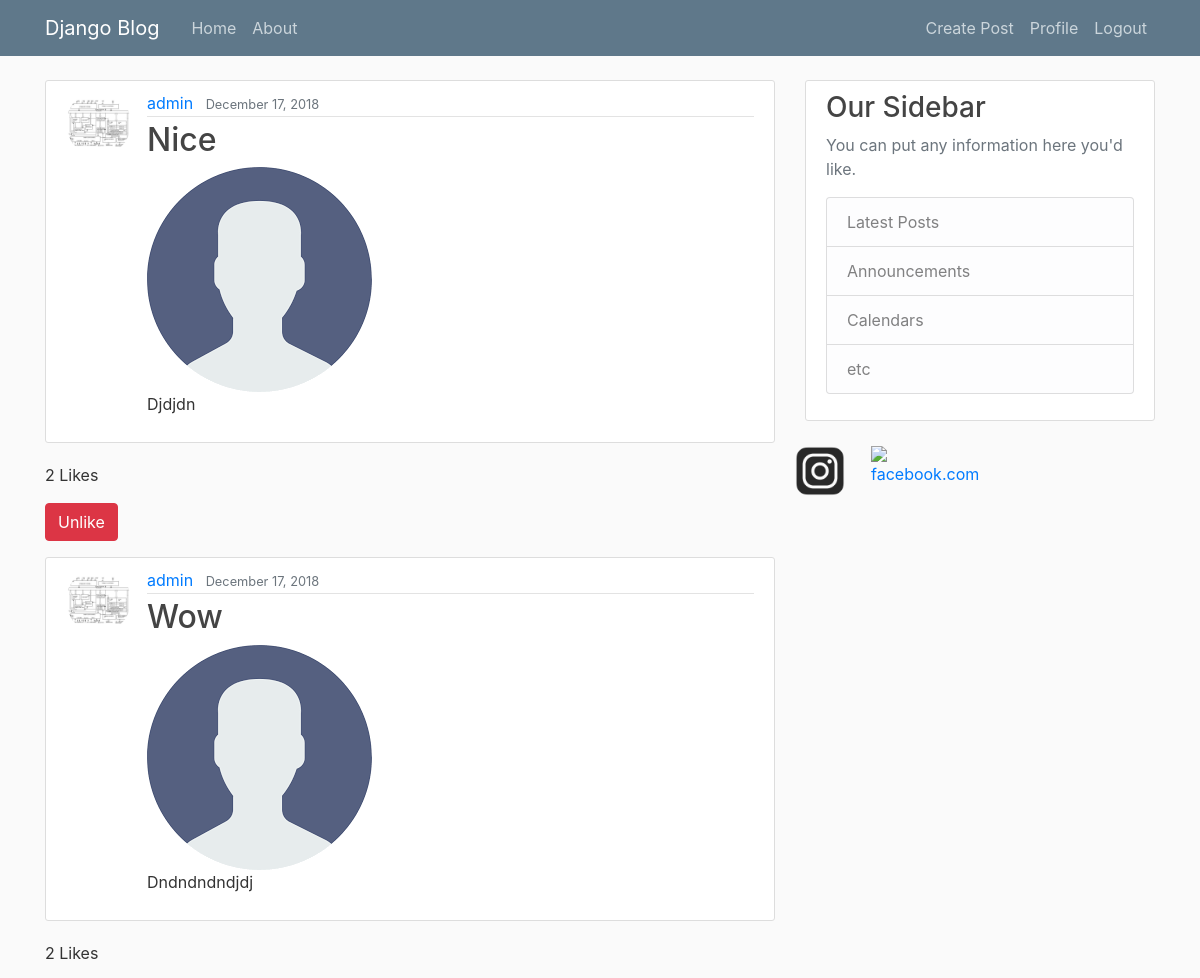
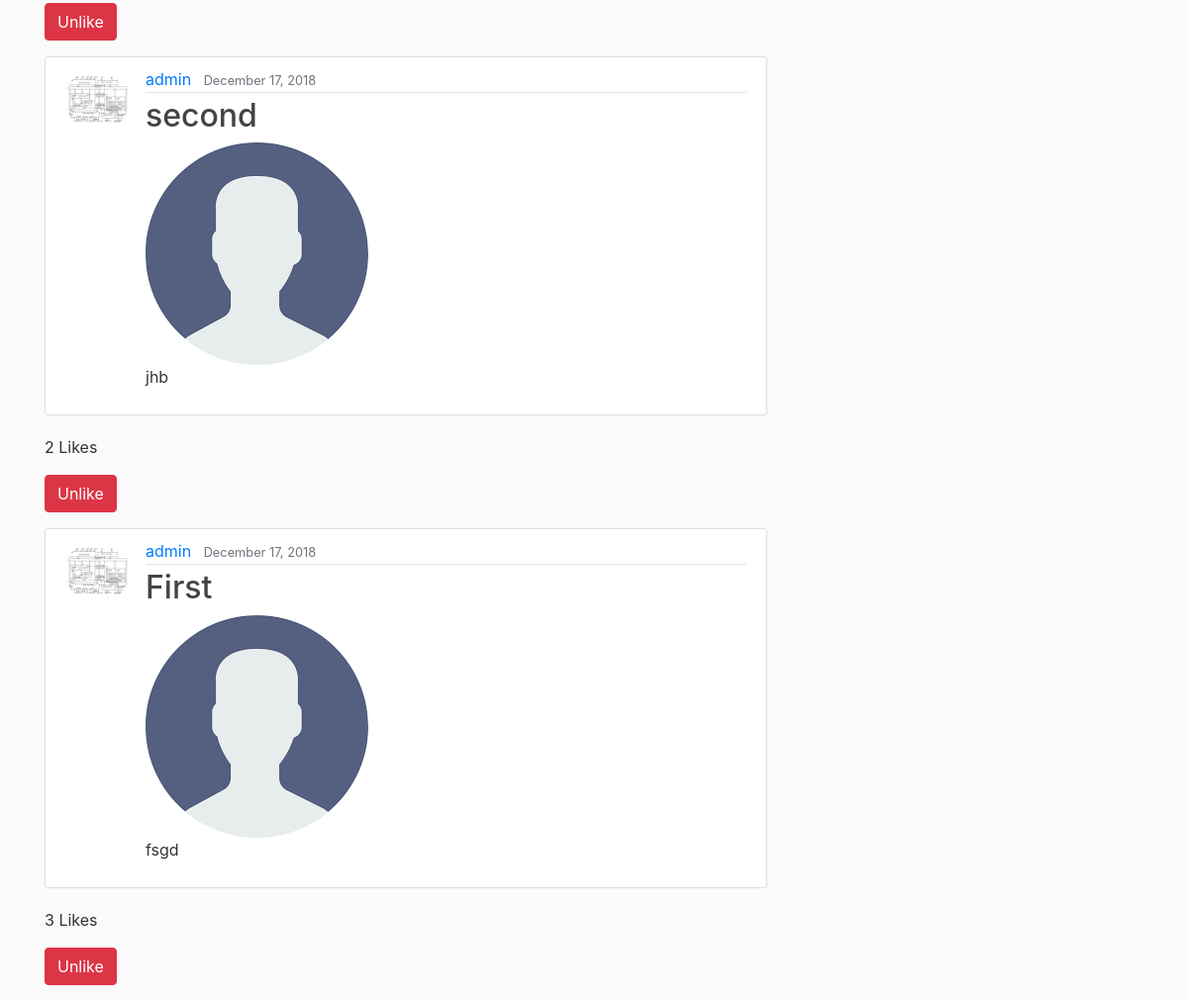
Before: / (signed in) with the older database file (2 pictures, top to bottom).
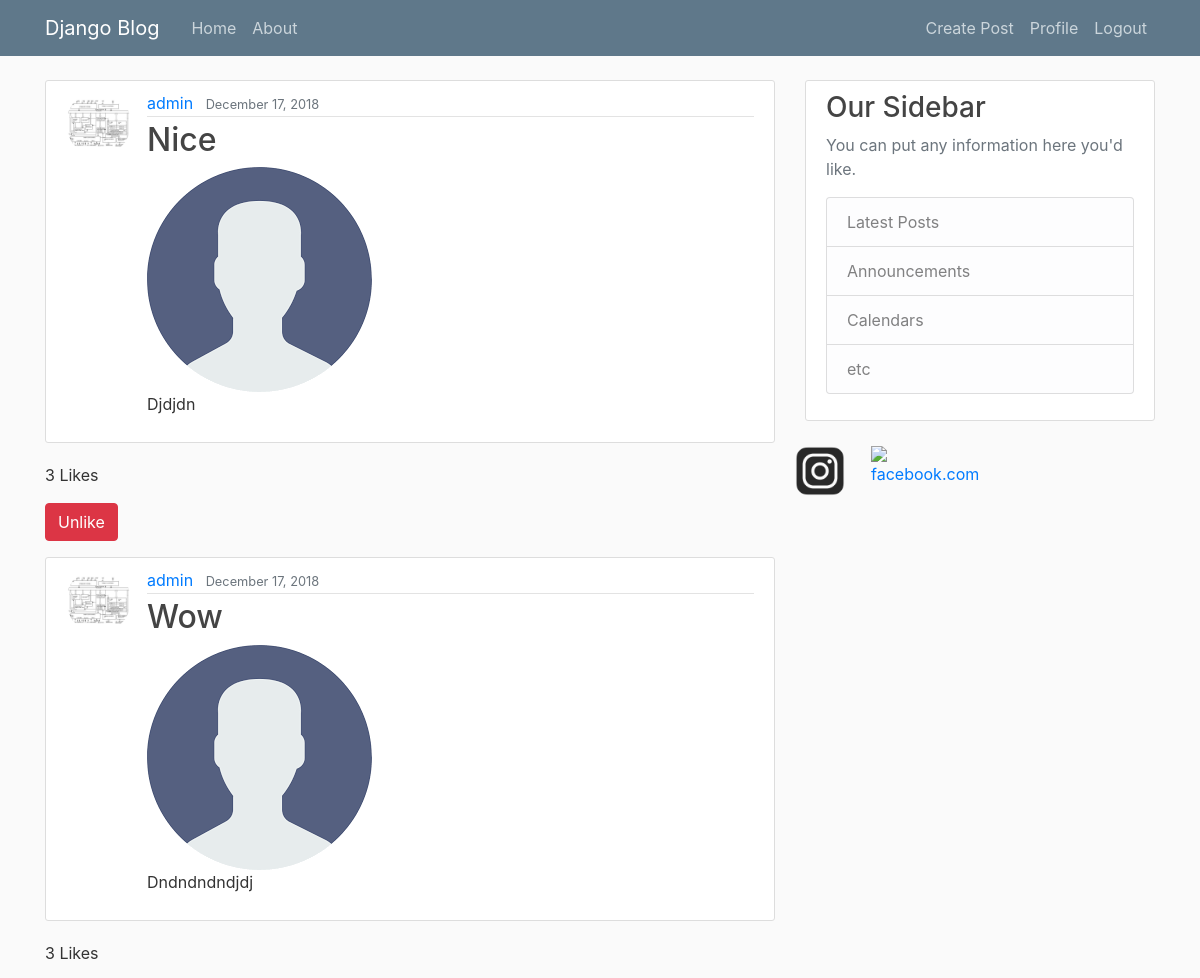
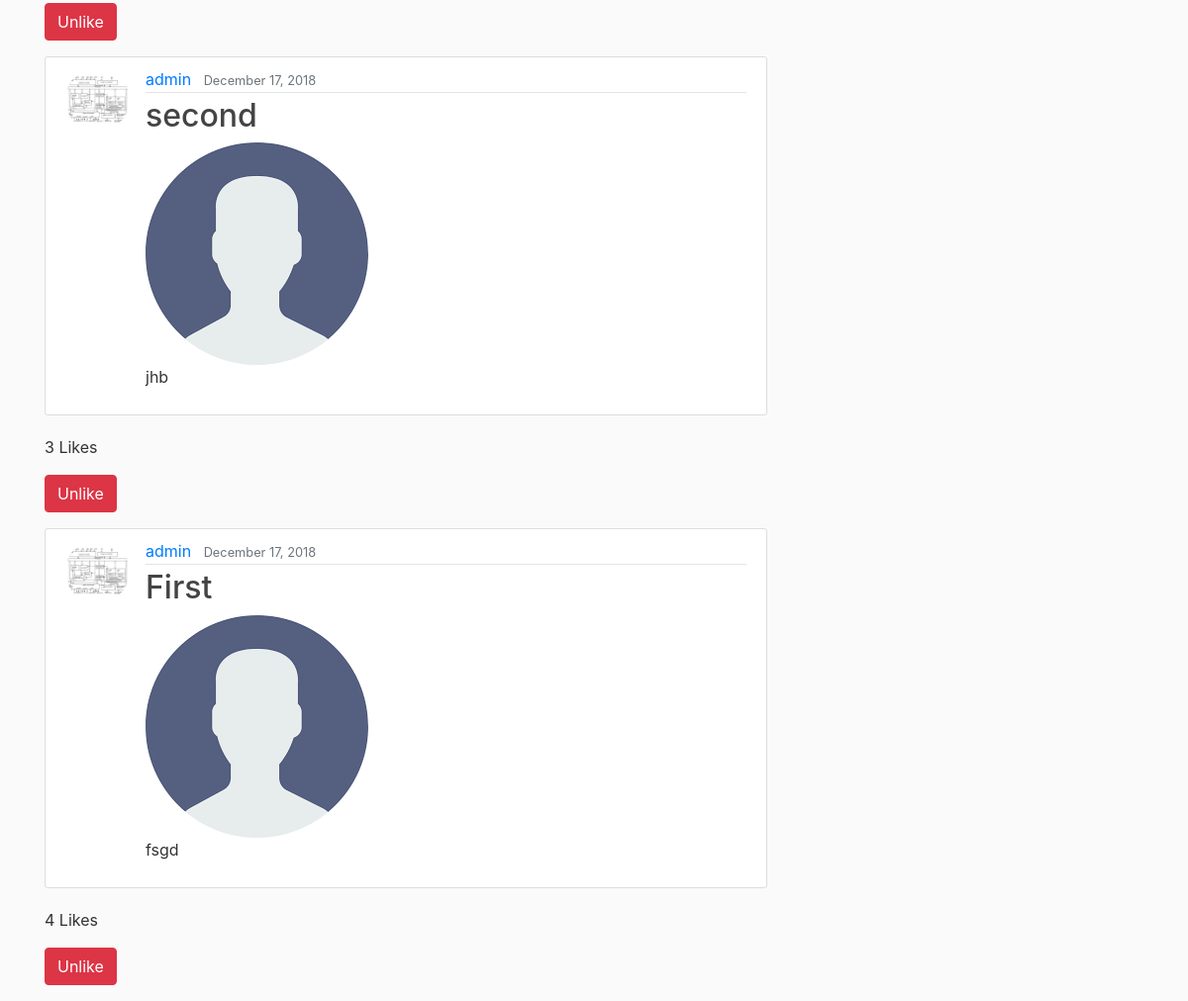
After: the same page with the newer database file (2 pictures, top to bottom).
### blog/models.py (models this page shows, shortened)
class Post(models.Model):
    title=models.CharField(max_length=100)
    content=models.TextField()
    image = models.ImageField(default='default.jpg', upload_to='post_pics')
    date_posted=models.DateTimeField(default=timezone.now)
    author=models.ForeignKey(User,on_delete=models.CASCADE)
    like=models.SmallIntegerField(default=0)
    liked_by=models.ManyToManyField(User,related_name='liked_by',blank=True)

### users/models.py (models this page shows, shortened)
class Profile(models.Model):
    user=models.OneToOneField(User,on_delete=models.CASCADE)
    image=models.ImageField(default='default.jpg',upload_to='profile_pics')

### blog/views.py (the view)
# urls.py: path('', PostListView.as_view(), name='blog-home'),
class PostListView(ListView):
    model = Post
    template_name = 'blog/home.html' #<app>/<model>_<viewtype>.html
    context_object_name = 'posts'
    ordering = ['-date_posted']

### blog/templates/blog/home.html (shortened to what this page needs)
{%extends 'blog/base.html'%}
{%block content%}
    {% if user.is_authenticated %}
        {%for post in posts%}
            <article class="media content-section">
                <img class ="rounded-circle article-img" src="{{ post.author.profile.image.url }}">
              <div class="media-body">
                <div class="article-metadata">
                        <a class="mr-2" href="{% url 'user-posts' post.author.username %}">{{ post.author }}</a>
                  <small class="text-muted">{{ post.date_posted|date:"F d, Y"}}</small>
                </div>
                <h2><a class="article-title" href="{% url 'post-detail' post.id%}">{{ post.title }}</a></h2>
                  <a href="{{post.image.url}}" target="_blank">
                  <img src="{{ post.image.url }}">
                  </a>
                <p class="article-content">{{ post.content }}</p>
              </div>
            </article>
            <p>{{post.like}} Likes</p>
            {% if request.user in post.liked_by.all %}
                <form method="post" action="{% url 'post-like' %}">
                        <div class="mdeia-body mb-3">
                            <button class="btn btn-danger" type="submit" name="post_id" value="{{post.id}}">Unlike</button>
                        </div>
                </form>
            {% endif %}
        {%endfor%}
    {% else %}
        <p><h1>Welcome to the Blogging Website. Please login to view and upload posts.</h1></p>
    {% endif %}
{%endblock content%}

### blog/templates/blog/base.html (shortened to what this page needs)
{%load static%}
<!DOCTYPE html>
<html lang="en">
<head>
    <link rel="stylesheet" href="https://maxcdn.bootstrapcdn.com/bootstrap/4.0.0/css/bootstrap.min.css">
    <link rel="stylesheet" type="text/css" href="{% static 'blog/main.css'%}">
</head>
<body>
    <header class="site-header">
      <nav class="navbar navbar-expand-md navbar-dark bg-steel fixed-top">
        <div class="container">
          <a class="navbar-brand mr-4" href="{%url 'blog-home'%}">Django Blog</a>
          <div class="collapse navbar-collapse" id="navbarToggle">
            <div class="navbar-nav mr-auto">
              <a class="nav-item nav-link" href="{%url 'blog-home'%}">Home</a>
              <a class="nav-item nav-link" href="{% url 'blog-about'%}">About</a>
            </div>
            <div class="navbar-nav">
                {% if user.is_authenticated %}
                    <a class="nav-item nav-link" href="{% url 'post-create'%}">Create Post</a>
                    <a class="nav-item nav-link" href="{% url 'profile'%}">Profile</a>
                    <a class="nav-item nav-link" href="{% url 'logout'%}">Logout</a>
                {% else %}
                  <a class="nav-item nav-link" href="{% url 'login'%}">Login</a>
                  <a class="nav-item nav-link" href="{% url 'register' %}">Register</a>
                {% endif %}
            </div>
          </div>
        </div>
      </nav>
    </header>
    <main role="main" class="container">
      <div class="row">
        <div class="col-md-8">
          {% block content %}{% endblock %}
        </div>
        <div class="col-md-4">
          <div class="content-section">
            <h3>Our Sidebar</h3>
            <p class='text-muted'>You can put any information here you'd like.
              <ul class="list-group">
                <li class="list-group-item list-group-item-light">Latest Posts</li>
                <li class="list-group-item list-group-item-light">Announcements</li>
                <li class="list-group-item list-group-item-light">Calendars</li>
                <li class="list-group-item list-group-item-light">etc</li>
              </ul>
            </p>
          </div>
            <div class="row">
              <div class="column">
               <a href="https://www.instagram.com/__isaurav/" target="_blank">
                   <img src="../../static/blog/insta.jpg" alt="instagram.com" width="50" height="50">
               </a>
              </div>
                <div class="column">
                  <a href="https://www.facebook.com/profile.php?id=100004546480729" target="_blank">
                   <img src="../../static/blog/fb.jpg" alt="facebook.com" width="50" height="50">
               </a>
              </div>
            </div>
        </div>
      </div>
    </main>
</body>
</html>

### blog/static/blog/main.css (style rules this page uses)
body { background: #fafafa; color: #333333; margin-top: 5rem; }
h1, h2, h3, h4, h5, h6 { color: #444444; }
ul { margin: 0; }
.bg-steel { background-color: #5f788a; }
.site-header .navbar-nav .nav-link { color: #cbd5db; }
.content-section { background: #ffffff; padding: 10px 20px; border: 1px solid #dddddd; border-radius: 3px; margin-bottom: 20px; }
.article-title { color: #444444; }
.article-content { white-space: pre-line; }
.article-img { height: 65px; width: 65px; margin-right: 16px; }
.article-metadata { padding-bottom: 1px; margin-bottom: 4px; border-bottom: 1px solid #e3e3e3 }
.column { float: left; width: 20%; padding: 5px; }
.row::after { content: ""; clear: both; display: table; }

Changed rows visible on the page:
changed Post "Nice": like "2" → "3"
changed Post "Wow": like "2" → "3"
changed Post "second": like "2" → "3"
changed Post "First": like "3" → "4"
